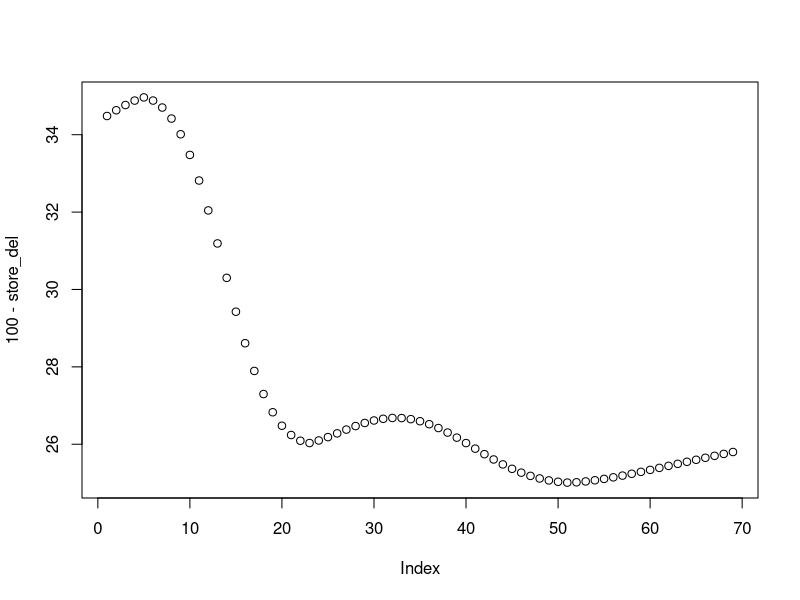
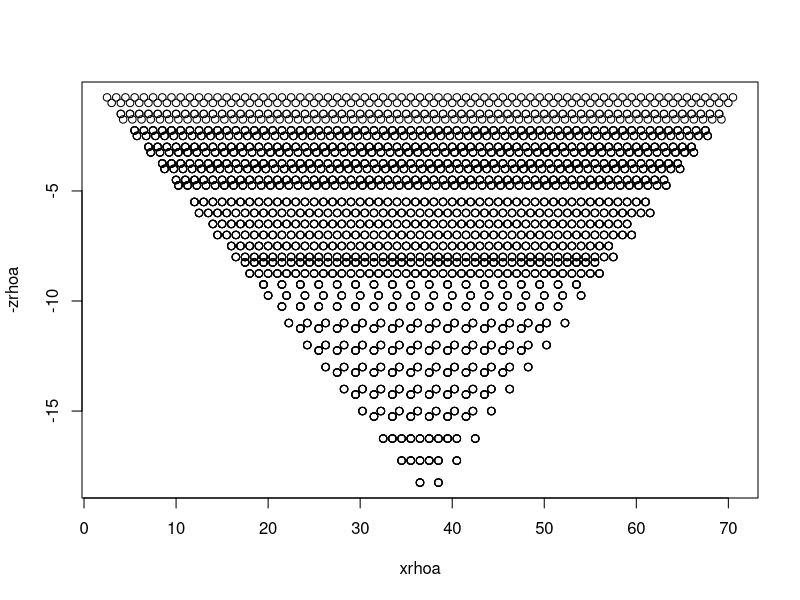

Write the R code that produced these figures, in order.
##SequencERT_Ws2D_V1.0.R##

## Release notes ##

#V 1.0 December 2025. Cleaning of this old script (first written in June 2024) and publishing on github

## End of Release notes


## introduction ##

### This script helps to create standard Wenner Schlumberger sequences optimized for a multichannel ERT resistivimeter, such as the IRIS Syscal Pro
# it also create a roll-along sequence.


### WARNING! ###

# To create a sequence that the instrument (in my case the Syscal Pro) can read as an optimized one, there is the need to create 
#"gapfiller" measurements, which are not wenner shlumeberger ones.
#They can be removed in postprocessing, after field survey.
#To check which measurements are not in wenner schlumberger configuration, just compute the mean of AB and the mean of MN, and if are not the same, they are not in WS configuration

### END WARNING ###

##end introduction



###INPUT PARAMETERS. CHECK THEM!!!###

channels=72 #number of channels or electrode of your instrument
roll_channels=24 #how many channels you want to go on when doing a roll along.
opt_ch=10 #number of measurements that the instrument can do at the same time.
min_aperture=3 #in WS the minimum aperture possible is 3
max_aperture=71 #max AB aperture, in channels. Error if greater than (channels-1)
max_meas_per_ap=5 #max measurements per aperture (not always this value will be reached anyway, for small apertures). Consider that 5 measurements will actually be 9, because 4 gapfillers will be needed, and then those 9 measurements will be performed at the same time.
  
# Set resolution of the survey. 100 is max
res_near_surface=35 #%       #this is a percentage
res_at_medium_depth=26 #%    #this is a percentage
res_at_depth=25 #%           #this is a percentage
increase_res_with_depth= 50 #% #the higher this percentage, the higher resolution at depth, but the higher number of measurements. 

time_per_measurement=2 #seconds needed for each current injection

### END INPUT PARAMETERS ###


###calculate the optimal array of apertures according to the resolution percentages in input. ###

ap_del=vector()

surf_mean_ap=max_aperture/5/2
med_mean_ap=(max_aperture/5+max_aperture/2)/2
depth_mean_ap=(max_aperture/2+max_aperture)/2
store_del=vector()
del_counter=0
for (i in min_aperture:max_aperture){
  if(del_counter>100){
    del_counter=del_counter-100
      ap_del=append(ap_del,i)
  }
  del_counter=del_counter+ ((100-res_near_surface)/(abs(surf_mean_ap-i)+1)^2+(100-res_at_medium_depth)/(abs(med_mean_ap-i)+1)^2+(100-res_at_depth)/(abs(depth_mean_ap-i)+1)^2)/(1/(abs(surf_mean_ap-i)+1)^2+1/(abs(med_mean_ap-i)+1)^2+1/(abs(depth_mean_ap-i)+1)^2)
store_del=append(store_del,((100-res_near_surface)/(abs(surf_mean_ap-i)+1)^2+(100-res_at_medium_depth)/(abs(med_mean_ap-i)+1)^2+(100-res_at_depth)/(abs(depth_mean_ap-i)+1)^2)/(1/(abs(surf_mean_ap-i)+1)^2+1/(abs(med_mean_ap-i)+1)^2+1/(abs(depth_mean_ap-i)+1)^2))
  }

plot(100-store_del)

aperture_array=c(min_aperture:max_aperture)
aperture_array=aperture_array[!aperture_array %in% ap_del]







#create a void dataframe to store the sequence in.

sequ=data.frame(A=integer(),B=integer(),M=integer(),N=integer())

##compute the WS sequence 

for (ap in aperture_array) {  #for every aperture spacing, in ascending order (min aperture=3, which is ABMN= 1 4 2 3 , max aperture =max_aperture)...
  

  for (i in seq(1,channels-ap,by=ceiling(ap/(increase_res_with_depth*max_aperture/100) ))){#for every AB of that aperture... (this ceiling is to account for larger apertures of the electrodes, and decrease resolution at depth)
    
 
    
    for (j in 1:max(min(max_meas_per_ap,ap-3),1)){ ### for every measurement you want to perform with that exact AB location...
      
      A=i
      B=i+ap
      M=i+j*ceiling((ap)/(max_meas_per_ap*4)) #this ceiling of is to account for larger apertures of the electrodes, while maintaining the optimal 5 measurements per time - which means 9 measurements includeing gapfillers.
      N=i+ap-j*ceiling((ap)/(max_meas_per_ap*4)) #max_meas_per_ap*4 was set to allow the maximum desired measurements per aperture to be reached the most often possible. (e.g. with a max_meas_per_ap of 5, which means 9 measurements including gapfillers, it will be possible to space those 5 measurements 2 instead of 1, maintaining 5 total measurements, only with an aperture greater than 20. This is the reason of max_meas_per_ap*4)
      
      if(M<N){sequ[nrow(sequ) + 1,] = list(A,B,M,N)} #to avoid creating quadripoles with M=N or M>N (this last case means that they are equal to quadripoles already computed)
    }
    
  }
  
    
  
}

### add gapfillers ###



sequ2=sequ[1,]

for (j in 2:length(sequ[,2])){
  if((sequ$A[j]==sequ$A[j-1])&(sequ$B[j]==sequ$B[j-1])&(sequ$M[j]!=sequ$N[j-1])){
      A=sequ$A[j]
      B=sequ$B[j]
      M=sequ$N[j-1]
      N=sequ$M[j]

    sequ2=rbind(sequ2,list(A,B,M,N))
  }
  sequ2=rbind(sequ2,sequ[j,])

}

sequ=sequ2
###calculate acquisition time based on number of measurements and optimization degree.

meas_count=0
counter=0

for (j in 2:length(sequ[,1])){
  if((sequ$A[j]==sequ$A[j-1])&(sequ$B[j]==sequ$B[j-1]&(counter<10))){
    counter=counter+1
  }else{
    meas_count=meas_count+1
    counter=0
  }
}

acquisition_time=meas_count*time_per_measurement

opt_degree=length(sequ[,1])/(meas_count*opt_ch)*100


#output a basic report about the created sequence

print(sprintf("Sequence created with %i quadripoles and %i current injections.", length(sequ[,1]),meas_count))
print(sprintf("Your estimated acquisition time is %.01f minutes",acquisition_time/60))
print(sprintf("Optimization percentage of this sequence is %.01f %%",opt_degree))







### In this part of the script, the roll-along sequence is created, equal to the sequence but without those measurements that would be exactly the same already done, to save time and space.
#attention has been paid that the roll along sequence is still optimized in this way.

length_sequ=length(sequ[,1])
sequ_roll_temp=sequ+roll_channels
sequ_all_temp=rbind(sequ,sequ_roll_temp)
sequ_all_temp=sequ_all_temp[!duplicated(sequ_all_temp),] #removes the duplicated measurements from the roll along sequence
sequ_roll_temp2=sequ_all_temp[(length(sequ[,1])+1):length(sequ_all_temp[,1]),]
sequ_roll=sequ_roll_temp2-roll_channels


#calculate acquisition time of roll along sequence

meas_count_roll=0
counter=0

for (j in 2:length(sequ_roll[,1])){
  if((sequ_roll$A[j]==sequ_roll$A[j-1])&(sequ_roll$B[j]==sequ_roll$B[j-1]&(counter<10))){
    counter=counter+1
  }else{
    meas_count_roll=meas_count_roll+1
    counter=0
  }
}
acquisition_time_roll=meas_count_roll*time_per_measurement

opt_degree_roll=length(sequ_roll[,1])/(meas_count_roll*opt_ch)*100


#output a basic report about the created sequence
print(sprintf("Roll along sequence created with %i quadripoles and %i current injections.", length(sequ_roll[,1]),meas_count_roll))
print(sprintf("Your estimated acquisition time is %.01f minutes",acquisition_time_roll/60))
print(sprintf("Optimization percentage of this sequence is %.01f %%",opt_degree_roll))


##export output

#first, create an output folder
ifelse(!dir.exists(file.path("output")),
       dir.create(file.path("output")),
       "Directory Exists")



#export .csv files containing the sequences. This can be imported in Resipy - Forward modeling
write.table(sequ,sprintf("output/WS%io_%i_%i_%i_%i.csv",channels,res_near_surface,res_at_medium_depth,res_at_depth,increase_res_with_depth),row.names = FALSE,quote=FALSE,sep=",")
write.table(sequ_roll,sprintf("output/WS%ioR%i_%i_%i_%i_%i.csv",channels,roll_channels,res_near_surface,res_at_medium_depth,res_at_depth,increase_res_with_depth),row.names = FALSE,quote=FALSE,sep=",")

### export .txt files containing the sequences ###
#These can be opened in Electre pro to import them into the Syscal Pro.
#In electre pro, please save them to .sqz file type, in order to save the desired Q factor, stacking options, voltage options...

#write normal sequence
ele_pos=data.frame(num=1:channels,X=0:(channels-1),Y=0,Z=0)
colnames(ele_pos)[1]="#"
write.table(ele_pos,sprintf("output/WS%io_%i_%i_%i_%i.txt",channels,res_near_surface,res_at_medium_depth,res_at_depth,increase_res_with_depth),row.names = FALSE,quote=FALSE,sep="\t")
sequ_txt=cbind(c(1:length(sequ[,1])),sequ)
colnames(sequ_txt)[1]="#"
write.table(sequ_txt,sprintf("output/WS%io_%i_%i_%i_%i.txt",channels,res_near_surface,res_at_medium_depth,res_at_depth,increase_res_with_depth),row.names = FALSE,quote=FALSE,sep="\t",append = TRUE)

#write roll along sequence
write.table(ele_pos,sprintf("output/WS%ioR%i_%i_%i_%i_%i.txt",channels,roll_channels,res_near_surface,res_at_medium_depth,res_at_depth,increase_res_with_depth),row.names = FALSE,quote=FALSE,sep="\t")
sequ_txt_roll=cbind(c(1:length(sequ_roll[,1])),sequ_roll)
colnames(sequ_txt_roll)[1]="#"
write.table(sequ_txt_roll,sprintf("output/WS%ioR%i_%i_%i_%i_%i.txt",channels,roll_channels,res_near_surface,res_at_medium_depth,res_at_depth,increase_res_with_depth),row.names = FALSE,quote=FALSE,sep="\t",append = TRUE)



###plot pseudosection - not accurate on depths ###

xc=(sequ$A+sequ$B)/2
xp=(sequ$M+sequ$N)/2
xrhoa=(xc+xp)/2
zrhoa=(abs(sequ$A-xp))/2
plot(xrhoa,-zrhoa)


### END OF THE SCRIPT. have a nice day###
